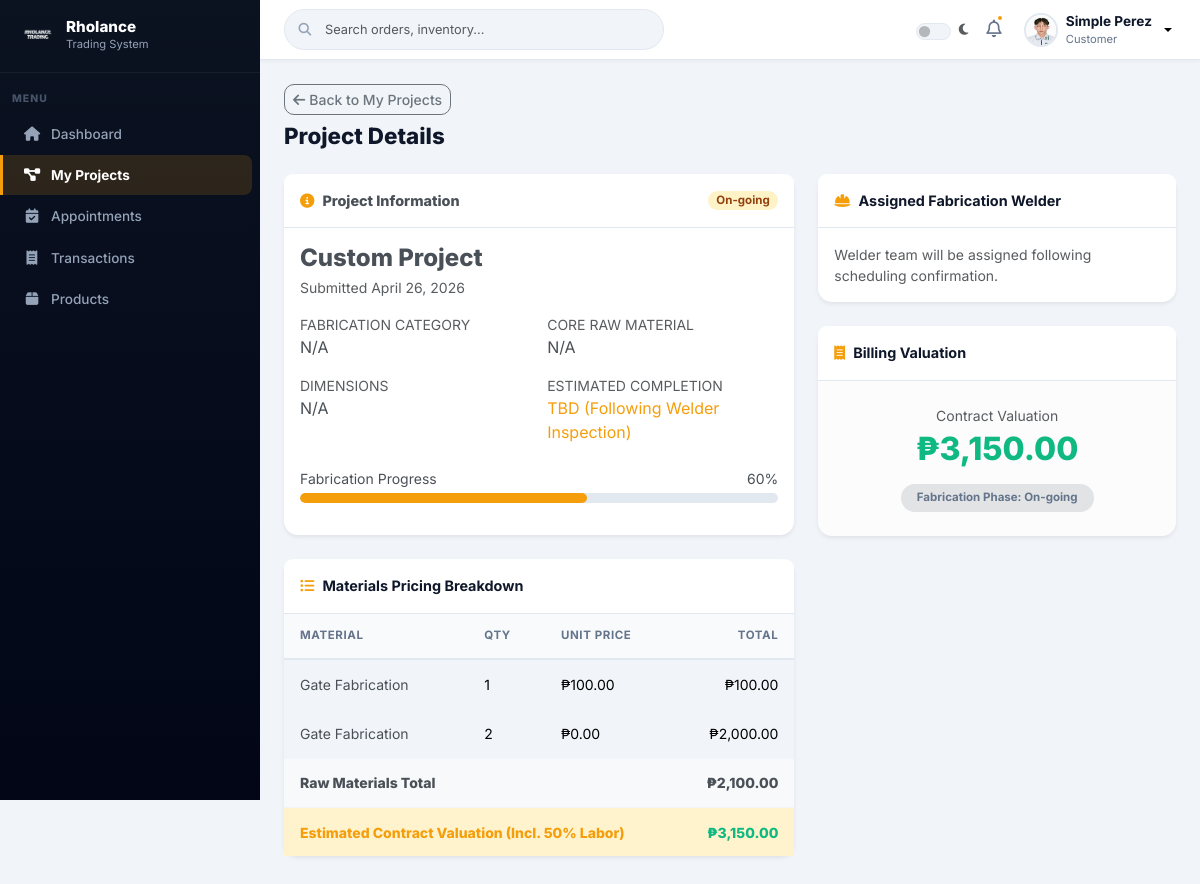
/customer/project_details.php?id=6 (signed in), run on the app's committed database.
### tables this page shows
CREATE TABLE `users` (
  `id` int(11) NOT NULL,
  `name` varchar(100) NOT NULL,
  `email` varchar(100) NOT NULL,
  `password` varchar(255) NOT NULL,
  `role` enum('admin','staff','welder','customer') NOT NULL,
  `branch_id` int(11) DEFAULT NULL,
  `status` enum('active','blocked','archived') DEFAULT 'active',
  `reset_token` varchar(255) DEFAULT NULL,
  `token_expiry` datetime DEFAULT NULL,
  `is_verified` tinyint(1) DEFAULT 0,
  `verification_code` varchar(6) DEFAULT NULL,
  `code_expiry` datetime DEFAULT NULL,
  `avatar` varchar(255) DEFAULT NULL
);

CREATE TABLE `custom_orders` (
  `id` int(11) NOT NULL,
  `customer_id` int(11) DEFAULT NULL,
  `branch_id` int(11) DEFAULT NULL,
  `material` varchar(100) DEFAULT NULL,
  `dimensions` varchar(100) DEFAULT NULL,
  `instructions` text DEFAULT NULL,
  `status` enum('Appointment','Initial Payment','On-going','For Delivery','Backjobs','Cancelled','Completed') DEFAULT 'Appointment',
  `estimated_completion` date DEFAULT NULL,
  `created_at` timestamp NOT NULL DEFAULT current_timestamp(),
  `reference_image` varchar(255) DEFAULT NULL,
  `appointment_date` date DEFAULT NULL,
  `user_id` int(11) DEFAULT NULL,
  `customer_name` varchar(255) DEFAULT NULL,
  `order_type` enum('walk-in','online') DEFAULT 'walk-in',
  `expected_date` date DEFAULT NULL,
  `image` varchar(255) DEFAULT NULL,
  `project_name` varchar(255) DEFAULT NULL,
  `category` varchar(100) DEFAULT NULL,
  `description` text DEFAULT NULL,
  `updated_at` timestamp NOT NULL DEFAULT current_timestamp() ON UPDATE current_timestamp()
);

CREATE TABLE `order_items` (
  `id` int(11) NOT NULL,
  `order_id` int(11) NOT NULL,
  `item_id` int(11) NOT NULL,
  `quantity` int(11) NOT NULL,
  `price` decimal(10,2) NOT NULL,
  `total_amount` decimal(10,2) NOT NULL,
  `created_at` timestamp NOT NULL DEFAULT current_timestamp()
);

CREATE TABLE `items` (
  `id` int(11) NOT NULL,
  `name` varchar(100) DEFAULT NULL,
  `category` varchar(100) DEFAULT NULL,
  `stock` int(11) DEFAULT 0,
  `image` varchar(255) DEFAULT NULL,
  `price` decimal(10,2) DEFAULT NULL
);

### customer/project_details.php (the view, shortened to what this page needs)
<?php
include __DIR__ . '/../config/database.php';
include __DIR__ . '/../includes/header.php';
include __DIR__ . '/../includes/sidebar.php';
$cid = $_SESSION['user_id'];
$pid = (int)($_GET['id'] ?? 0);
$stmt = $conn->prepare("SELECT * FROM custom_orders WHERE id = ? AND customer_id = ?");
$stmt->bind_param("ii",$pid,$cid); $stmt->execute();
$p = $stmt->get_result()->fetch_assoc();
$welders = $conn->prepare("SELECT u.name FROM tasks t JOIN users u ON u.id=t.assigned_to WHERE t.order_id=?");
$welders->bind_param("i",$pid); $welders->execute();
$welderRows = $welders->get_result()->fetch_all(MYSQLI_ASSOC);
$mats = $conn->prepare("SELECT oi.*,i.name item_name FROM order_items oi JOIN items i ON i.id=oi.item_id WHERE oi.order_id=?");
$mats->bind_param("i",$pid); $mats->execute();
$matRows = $mats->get_result()->fetch_all(MYSQLI_ASSOC);
$matTotal = array_sum(array_column($matRows,'total_amount'));
$pct = (int)($p['progress_percent'] ?? 0);
if ($pct <= 0) {
    $pct = ['Appointment'=>10,'Initial Payment'=>30,'On-going'=>60,'For Delivery'=>85,'Backjobs'=>50,'Completed'=>100][$p['status']] ?? 0;
}
$cls = 'badge-'.strtolower(str_replace([' ','/'],'-',$p['status']));
?>
<div class="rh-main">
    <div class="rh-page-header">
        <a href="my_projects.php" class="btn btn-sm btn-outline-secondary mb-2">
            <i class="fas fa-arrow-left me-1"></i>Back to My Projects
        </a>
        <h1>Project Details</h1>
    </div>
    <div class="row g-4">
        <div class="col-12 col-lg-7">
            <div class="card mb-4 border-0 shadow-sm">
                <div class="card-header bg-white py-3 border-0 d-flex justify-content-between align-items-center">
                    <span class="fw-800 text-light-emphasis"><i class="fas fa-info-circle me-2 text-amber"></i>Project Information</span>
                    <span class="badge <?= $cls ?>"><?= $p['status'] ?></span>
                </div>
                <div class="card-body border-top">
                    <h4 class="fw-800 text-light-emphasis mb-1"><?= htmlspecialchars($p['project_name'] ?? 'Custom Project') ?></h4>
                    <p class="text-muted small mb-3">Submitted <?= date('F d, Y',strtotime($p['created_at'])) ?></p>
                    <div class="row g-3 mb-4">
                        <div class="col-6">
                            <div class="text-muted small fw-700">FABRICATION CATEGORY</div>
                            <div class="fw-600 text-light-emphasis"><?= htmlspecialchars($p['category'] ?? 'N/A') ?></div>
                        </div>
                        <div class="col-6">
                            <div class="text-muted small fw-700">CORE RAW MATERIAL</div>
                            <div class="fw-600 text-light-emphasis"><?= htmlspecialchars($p['material'] ?? 'N/A') ?></div>
                        </div>
                        <div class="col-6">
                            <div class="text-muted small fw-700">DIMENSIONS</div>
                            <div class="fw-600 text-light-emphasis"><?= htmlspecialchars($p['dimensions'] ?? 'N/A') ?></div>
                        </div>
                        <div class="col-6">
                            <div class="text-muted small fw-700">ESTIMATED COMPLETION</div>
                            <div class="fw-600 text-light-emphasis text-amber">
                                <?= $p['estimated_completion'] ? date('M d, Y',strtotime($p['estimated_completion'])) : 'TBD (Following Welder Inspection)' ?>
                            </div>
                        </div>
                    </div>
                    <div class="d-flex justify-content-between mb-1 small fw-700 text-light-emphasis">
                        <span>Fabrication Progress</span><span><?= $pct ?>%</span>
                    </div>
                    <div class="progress mb-3" style="height:10px; border-radius:5px;">
                        <div class="progress-bar bg-amber" style="width:<?= $pct ?>%; border-radius:5px;"></div>
                    </div>
                </div>
            </div>
            <div class="card mb-4 border-0 shadow-sm">
                <div class="card-header bg-white py-3 border-0"><i class="fas fa-list-ul me-2 text-amber"></i>Materials Pricing Breakdown</div>
                <div class="table-responsive border-top">
                    <table class="table table-hover mb-0 align-middle">
                        <thead>
                            <tr><th>Material</th><th>Qty</th><th>Unit Price</th><th class="text-end">Total</th></tr>
                        </thead>
                        <tbody>
                        <?php if (empty($matRows)): ?>
                            <tr><td colspan="4" class="text-center text-muted py-4">No materials checked out yet. Price breakdown will show after welder inspection.</td></tr>
                        <?php else: ?>
                            <?php foreach ($matRows as $m): ?>
                            <tr>
                                <td class="fw-600 text-light-emphasis"><?= htmlspecialchars($m['item_name']) ?></td>
                                <td><?= $m['quantity'] ?></td>
                                <td>₱<?= number_format($m['price'],2) ?></td>
                                <td class="text-end fw-700">₱<?= number_format($m['total_amount'],2) ?></td>
                            </tr>
                            <?php endforeach; ?>
                            <tr class="table-light fw-800 border-top">
                                <td colspan="3" class="text-light-emphasis">Raw Materials Total</td>
                                <td class="text-end text-light-emphasis">₱<?= number_format($matTotal,2) ?></td>
                            </tr>
                            <tr class="table-warning fw-800">
                                <td colspan="3" class="text-amber">Estimated Contract Valuation (Incl. 50% Labor)</td>
                                <td class="text-end text-success">₱<?= number_format($matTotal * 1.5, 2) ?></td>
                            </tr>
                        <?php endif; ?>
                        </tbody>
                    </table>
                </div>
            </div>
        </div>
        <div class="col-12 col-lg-5">
            <div class="card mb-4 border-0 shadow-sm">
                <div class="card-header bg-white py-3 border-0"><i class="fas fa-hard-hat me-2 text-amber"></i>Assigned Fabrication Welder</div>
                <div class="card-body border-top">
                    <?php if (empty($welderRows)): ?>
                        <p class="text-muted small mb-0">Welder team will be assigned following scheduling confirmation.</p>
                    <?php endif; ?>
                </div>
            </div>
            <?php if ($p['status'] === 'Initial Payment'): ?>
            <div class="card border-0 shadow-sm border-amber-light">
                <div class="card-header bg-primary text-white py-3">
                    <span class="fw-800"><i class="fas fa-credit-card me-2"></i>Initial 50% Downpayment Portal</span>
                </div>
                <div class="card-body text-center p-4">
                    <div class="mb-1 text-muted small">50% Downpayment Required</div>
                    <h3 class="fw-800 text-success mb-3">₱<?= number_format(($matTotal > 0 ? $matTotal * 1.5 : 5000) / 2, 2) ?></h3>
                    <div class="alert bg-primary-subtle text-primary border-0 text-start small mb-3">
                        <i class="fas fa-info-circle me-1"></i>Please transfer via GCash to: <strong>0995 774 2174 (Rholance Trading)</strong>. Then click the button below to upload your transaction receipt.
                    </div>
                    <a href="add_payment.php?id=<?= $p['id'] ?>" class="btn btn-primary w-100 py-2 fw-800">
                        <i class="fas fa-upload me-2"></i>Upload GCash Screenshot
                    </a>
                </div>
            </div>
            <?php else: ?>
            <div class="card border-0 shadow-sm bg-light-subtle">
                <div class="card-header bg-white py-3 border-0"><i class="fas fa-receipt me-2 text-amber"></i>Billing Valuation</div>
                <div class="card-body border-top text-center p-4">
                    <span class="text-muted small d-block mb-1">Contract Valuation</span>
                    <h2 class="fw-800 text-success">₱<?= number_format($matTotal * 1.5, 2) ?></h2>
                    <span class="badge bg-secondary-subtle text-secondary px-3 py-2 mt-2">Fabrication Phase: <?= htmlspecialchars($p['status']) ?></span>
                </div>
            </div>
            <?php endif; ?>
        </div>
    </div>
</div>
</body></html>

### includes/header.php (shortened to what this page needs)
<?php
include __DIR__ . '/../config/database.php';
$user_id  = $_SESSION['user_id'] ?? 0;
$userName = $_SESSION['name']    ?? 'User';
$userRole = ucfirst($_SESSION['role'] ?? 'Guest');
$avatar   = '';
if ($user_id && isset($conn)) {
    $stmt = $conn->prepare("SELECT avatar FROM users WHERE id=?");
    $stmt->bind_param("i", $user_id);
    $stmt->execute();
    $res = $stmt->get_result();
    if ($row = $res->fetch_assoc()) $avatar = $row['avatar'] ?? '';
}
?>
<!DOCTYPE html>
<html lang="en" data-bs-theme="light">
<head>
    <link rel="stylesheet" href="https://cdn.jsdelivr.net/npm/bootstrap@5.3.3/dist/css/bootstrap.min.css">
    <link rel="stylesheet" href="https://cdnjs.cloudflare.com/ajax/libs/font-awesome/6.5.1/css/all.min.css">
    <link rel="stylesheet" href="<?= BASE_URL ?>assets/css/custom.css">
</head>
<body class="admin">
<header class="rh-topbar">
    <div class="rh-topbar-search">
        <input type="text" class="form-control" id="liveSearch"
               placeholder="Search orders, inventory..." autocomplete="off">
    </div>
    <div class="rh-topbar-right">
        <div class="form-check form-switch mb-0 d-flex align-items-center gap-2">
            <input class="form-check-input" type="checkbox" id="darkModeToggle"
                   style="width:2.2em;height:1.1em;cursor:pointer;">
            <label class="form-check-label text-muted" for="darkModeToggle" style="font-size:.8rem;">
                <i class="fas fa-moon"></i>
            </label>
        </div>
        <button class="rh-notif-btn">
            <i class="far fa-bell"></i>
            <span class="rh-notif-dot"></span>
        </button>
        <div class="dropdown">
            <button class="rh-user-btn dropdown-toggle" id="userMenuBtn"
                    data-bs-toggle="dropdown" aria-expanded="false"
                    style="--bs-btn-focus-shadow-rgb:none;">
                <div class="rh-avatar">
                    <?php if (!empty($avatar)): ?>
                        <img src="<?= BASE_URL ?>uploads/<?= htmlspecialchars($avatar) ?>" alt="Avatar">
                    <?php else: ?>
                        <?= strtoupper(substr($userName, 0, 1)) ?>
                    <?php endif; ?>
                </div>
                <div class="text-start d-none d-md-block">
                    <div class="rh-user-name"><?= htmlspecialchars($userName) ?></div>
                    <div class="rh-user-role"><?= htmlspecialchars($userRole) ?></div>
                </div>
            </button>
        </div>
    </div>
</header>

### data on the page
users: avatar (picture)
custom_orders: status "On-going", project_name "Custom Project", created_at "April 26, 2026", category "N/A", material "N/A", dimensions "N/A", status "60"
order_items: item.name "Gate Fabrication", quantity "1", price "100.00", total_amount "100.00"
order_items: item.name "Gate Fabrication", quantity "2", price "0.00", total_amount "2,000.00"

### other printed values
$userName "Simple Perez"
$userRole "Customer"
$label "Dashboard My Projects Appointments Transactions Products"
$matTotal "2,100.00"
$matTotal * 1.5 "3,150.00"
